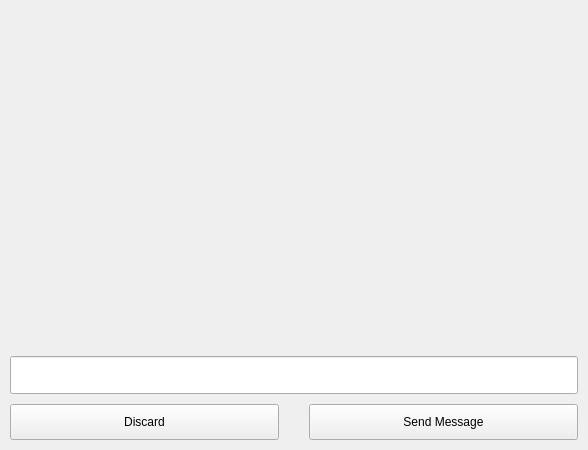
<?xml version="1.0" encoding="UTF-8"?>
<ui version="4.0">
 <class>ChatWindow</class>
 <widget class="QWidget" name="ChatWindow">
  <property name="geometry">
   <rect>
    <x>0</x>
    <y>0</y>
    <width>588</width>
    <height>450</height>
   </rect>
  </property>
  <property name="windowTitle">
   <string>Form</string>
  </property>
  <property name="styleSheet">
   <string notr="true"/>
  </property>
  <layout class="QHBoxLayout" name="horizontalLayout">
   <property name="spacing">
    <number>0</number>
   </property>
   <property name="leftMargin">
    <number>0</number>
   </property>
   <property name="topMargin">
    <number>0</number>
   </property>
   <property name="rightMargin">
    <number>0</number>
   </property>
   <property name="bottomMargin">
    <number>0</number>
   </property>
   <item>
    <layout class="QVBoxLayout" name="verticalLayout">
     <property name="spacing">
      <number>0</number>
     </property>
     <property name="sizeConstraint">
      <enum>QLayout::SizeConstraint::SetMaximumSize</enum>
     </property>
     <item>
      <widget class="QFrame" name="frame">
       <property name="sizePolicy">
        <sizepolicy hsizetype="Preferred" vsizetype="Expanding">
         <horstretch>0</horstretch>
         <verstretch>0</verstretch>
        </sizepolicy>
       </property>
       <property name="styleSheet">
        <string notr="true"/>
       </property>
       <property name="lineWidth">
        <number>0</number>
       </property>
       <layout class="QVBoxLayout" name="verticalLayout_3">
        <property name="spacing">
         <number>0</number>
        </property>
        <property name="sizeConstraint">
         <enum>QLayout::SizeConstraint::SetMinimumSize</enum>
        </property>
        <property name="leftMargin">
         <number>0</number>
        </property>
        <property name="topMargin">
         <number>0</number>
        </property>
        <property name="rightMargin">
         <number>0</number>
        </property>
        <property name="bottomMargin">
         <number>0</number>
        </property>
        <item>
         <widget class="ChatWidget" name="chatWidget" native="true">
          <property name="sizePolicy">
           <sizepolicy hsizetype="Preferred" vsizetype="Preferred">
            <horstretch>1</horstretch>
            <verstretch>1</verstretch>
           </sizepolicy>
          </property>
         </widget>
        </item>
        <item>
         <widget class="QLineEdit" name="messageEdit">
          <property name="styleSheet">
           <string notr="true">padding:10; margin-left: 10; margin-right: 10;</string>
          </property>
         </widget>
        </item>
       </layout>
      </widget>
     </item>
     <item>
      <layout class="QHBoxLayout" name="horizontalLayout_2">
       <property name="spacing">
        <number>10</number>
       </property>
       <property name="leftMargin">
        <number>10</number>
       </property>
       <property name="topMargin">
        <number>10</number>
       </property>
       <property name="rightMargin">
        <number>10</number>
       </property>
       <property name="bottomMargin">
        <number>10</number>
       </property>
       <item>
        <widget class="QPushButton" name="discardMessage">
         <property name="minimumSize">
          <size>
           <width>100</width>
           <height>0</height>
          </size>
         </property>
         <property name="styleSheet">
          <string notr="true">padding:10;</string>
         </property>
         <property name="text">
          <string>Discard</string>
         </property>
        </widget>
       </item>
       <item>
        <spacer name="horizontalSpacer">
         <property name="orientation">
          <enum>Qt::Orientation::Horizontal</enum>
         </property>
         <property name="sizeType">
          <enum>QSizePolicy::Policy::Fixed</enum>
         </property>
         <property name="sizeHint" stdset="0">
          <size>
           <width>20</width>
           <height>20</height>
          </size>
         </property>
        </spacer>
       </item>
       <item>
        <widget class="QPushButton" name="sendMessage">
         <property name="minimumSize">
          <size>
           <width>100</width>
           <height>0</height>
          </size>
         </property>
         <property name="styleSheet">
          <string notr="true">padding:10;</string>
         </property>
         <property name="text">
          <string>Send Message</string>
         </property>
        </widget>
       </item>
      </layout>
     </item>
    </layout>
   </item>
  </layout>
 </widget>
 <customwidgets>
  <customwidget>
   <class>ChatWidget</class>
   <extends>QWidget</extends>
   <header>chatwidget.h</header>
   <container>1</container>
  </customwidget>
 </customwidgets>
 <resources/>
 <connections/>
</ui>
